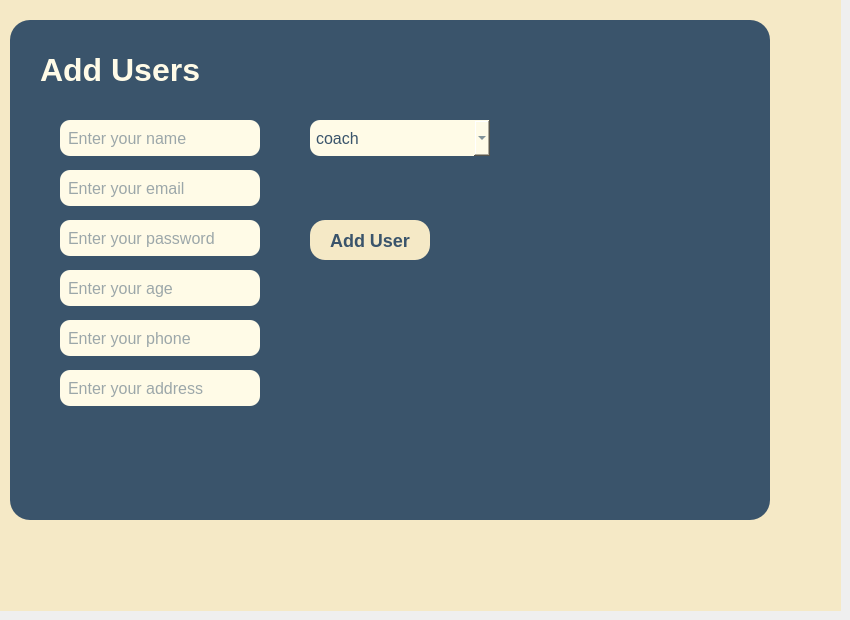
       <widget class="QWidget" name="page_5">
        <widget class="QWidget" name="AddUserPage" native="true">
         <property name="geometry">
          <rect>
           <x>0</x>
           <y>0</y>
           <width>841</width>
           <height>611</height>
          </rect>
         </property>
         <property name="styleSheet">
          <string notr="true">background-color: #f5e9c6;</string>
         </property>
         <widget class="QFrame" name="addUserPanel">
          <property name="geometry">
           <rect>
            <x>10</x>
            <y>20</y>
            <width>760</width>
            <height>500</height>
           </rect>
          </property>
          <property name="styleSheet">
           <string notr="true">background-color: #3a546b; border-radius: 20px;</string>
          </property>
          <property name="frameShape">
           <enum>QFrame::Shape::StyledPanel</enum>
          </property>
          <widget class="QLabel" name="label_72">
           <property name="geometry">
            <rect>
             <x>30</x>
             <y>20</y>
             <width>400</width>
             <height>60</height>
            </rect>
           </property>
           <property name="styleSheet">
            <string notr="true">color: #fffbe7; font-family: 'Comic Sans MS', 'Comic Sans', cursive; font-size: 32px; font-weight: bold;</string>
           </property>
           <property name="text">
            <string>Add Users</string>
           </property>
          </widget>
          <widget class="QLineEdit" name="lineEditName">
           <property name="geometry">
            <rect>
             <x>50</x>
             <y>100</y>
             <width>200</width>
             <height>36</height>
            </rect>
           </property>
           <property name="styleSheet">
            <string notr="true">border-radius: 10px; padding: 6px; background: #fffbe7; color: #3a546b; font-size: 16px;</string>
           </property>
           <property name="placeholderText">
            <string>Enter your name</string>
           </property>
          </widget>
          <widget class="QLineEdit" name="lineEditEmail">
           <property name="geometry">
            <rect>
             <x>50</x>
             <y>150</y>
             <width>200</width>
             <height>36</height>
            </rect>
           </property>
           <property name="styleSheet">
            <string notr="true">border-radius: 10px; padding: 6px; background: #fffbe7; color: #3a546b; font-size: 16px;</string>
           </property>
           <property name="placeholderText">
            <string>Enter your email</string>
           </property>
          </widget>
          <widget class="QLineEdit" name="lineEditPassword">
           <property name="geometry">
            <rect>
             <x>50</x>
             <y>200</y>
             <width>200</width>
             <height>36</height>
            </rect>
           </property>
           <property name="styleSheet">
            <string notr="true">border-radius: 10px; padding: 6px; background: #fffbe7; color: #3a546b; font-size: 16px;</string>
           </property>
           <property name="echoMode">
            <enum>QLineEdit::EchoMode::Password</enum>
           </property>
           <property name="placeholderText">
            <string>Enter your password</string>
           </property>
          </widget>
          <widget class="QLineEdit" name="lineEditAge">
           <property name="geometry">
            <rect>
             <x>50</x>
             <y>250</y>
             <width>200</width>
             <height>36</height>
            </rect>
           </property>
           <property name="styleSheet">
            <string notr="true">border-radius: 10px; padding: 6px; background: #fffbe7; color: #3a546b; font-size: 16px;</string>
           </property>
           <property name="placeholderText">
            <string>Enter your age</string>
           </property>
          </widget>
          <widget class="QLineEdit" name="lineEditPhone">
           <property name="geometry">
            <rect>
             <x>50</x>
             <y>300</y>
             <width>200</width>
             <height>36</height>
            </rect>
           </property>
           <property name="styleSheet">
            <string notr="true">border-radius: 10px; padding: 6px; background: #fffbe7; color: #3a546b; font-size: 16px;</string>
           </property>
           <property name="placeholderText">
            <string>Enter your phone</string>
           </property>
          </widget>
          <widget class="QLineEdit" name="lineEditAddress">
           <property name="geometry">
            <rect>
             <x>50</x>
             <y>350</y>
             <width>200</width>
             <height>36</height>
            </rect>
           </property>
           <property name="styleSheet">
            <string notr="true">border-radius: 10px; padding: 6px; background: #fffbe7; color: #3a546b; font-size: 16px;</string>
           </property>
           <property name="placeholderText">
            <string>Enter your address</string>
           </property>
          </widget>
          <widget class="QComboBox" name="comboBox">
           <property name="geometry">
            <rect>
             <x>300</x>
             <y>100</y>
             <width>180</width>
             <height>36</height>
            </rect>
           </property>
           <property name="styleSheet">
            <string notr="true">border-radius: 10px; padding: 6px; background: #fffbe7; color: #3a546b; font-size: 16px;</string>
           </property>
           <item>
            <property name="text">
             <string>coach</string>
            </property>
           </item>
           <item>
            <property name="text">
             <string>receptionis</string>
            </property>
           </item>
           <item>
            <property name="text">
             <string>member</string>
            </property>
           </item>
          </widget>
          <widget class="QPushButton" name="addUserBtn">
           <property name="geometry">
            <rect>
             <x>300</x>
             <y>200</y>
             <width>120</width>
             <height>40</height>
            </rect>
           </property>
           <property name="styleSheet">
            <string notr="true">background: #f5e9c6; color: #3a546b; border-radius: 15px; font-size: 18px; font-weight: bold;</string>
           </property>
           <property name="text">
            <string>Add User</string>
           </property>
          </widget>
         </widget>
        </widget>
       </widget>
